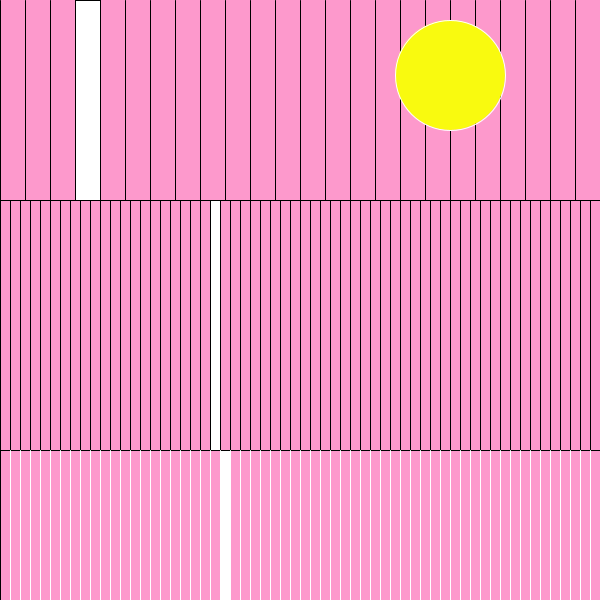
Frame 1 (no input)
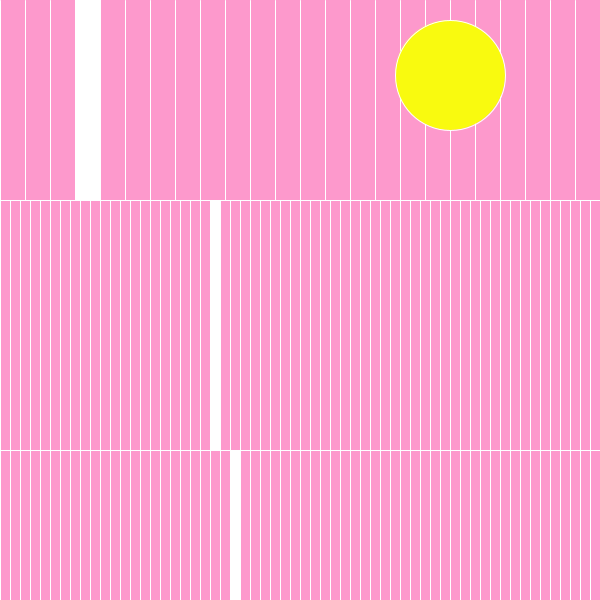
Frame 60 (the mouse pressed at the canvas centre just before this capture)
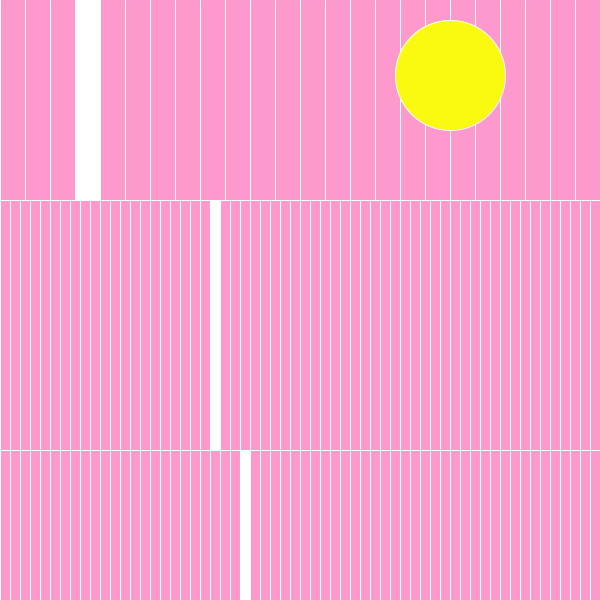
Frame 120 (the mouse held since frame 60 and released just before this capture)

The Processing sketch that drew these frames (run headless with seeded random() and noise(); from frame 60 on, the mouse is pressed at the canvas centre):

// Processing sketch: processing_171552
// ── processing_171552.pde

int width = 600;
int height = 600;

void setup(){;
  size(600, 600);
}

int seconds = 0;
int minutes = 0;
int hours = 0;
 
void draw(){
  
  
  //draw sky (change background throughout the day) 
  if (hour() <= 8 && minute() <=59 && second() <= 59)//morning
  {
   background(253,153,204); // light pink
  }
  else if (hour() <= 12 && minute() <= 59 && second() <= 59)//early afternoon
  {
   background(153,204,255); //aqua
  }
  else if (hour() <= 17 && minute() <= 59 && second() <= 59)//late afternoon
  {
   background(255,128,0); //purple
  }
  else //nighttime 
  {
   background(0,0,102); //dark blue
  }    
  
  
  
  //define time
  seconds = second();
  minutes = minute();
  hours = hour();
   
  //move clouds per second, minute and hour
  fill(255, 255, 255);
  rect(width/60*seconds, 3*height/4, width/60, height/4);
  fill(255, 255, 255);
  rect(width/60*minutes, height/3, width/60, 5*height/12);
  fill(255, 255, 255);
  rect(width/24*hours, 0, width/24, height/3);
    
   //draw grid
  for(int i=0; i<width; i+=width/24){ //24 blocks for 24 hours
    line(i, 0, i, height/3);
    fill(255, 255, 255);
  }
  line(0, height/3, width, height/3); //60 blocks for 60 minutes 
  for(int i=0; i<width; i+= width/60){
    line(i, height/3, i, 3*height/4); //vertical line
    fill(255, 255, 255);
  }
  line(0, 3*height/4, width, 3*height/4);
  for(int i=0; i<width; i += width/60){ //60 blocks for 60 seconds 
    line(i, 3*height/4, i, height); //vertical line 
    fill(255,255,255);
    stroke(255,255,255); 
  }
  
  
  //draw sun
  if (hour() <= 17 && minute() <=59 && second() <= 59)//morning
  {
  fill (249,250,15) ;
  ellipse (450,75, 110, 110); // yellow sun
   stroke(255,255,255); 
  }
  else //nighttime 
  {
   fill (255,255,255) ;
  ellipse (450,75, 110, 110); //white moon
   stroke(255,255,255); 
  }    
  
  }
